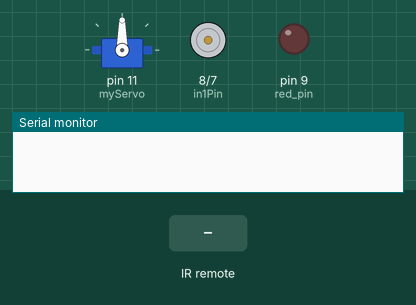
Bench run of a sketch on a simulated Arduino Uno, built with avr-gcc and run on an emulated ATmega328P. Parts: servo, motor-driver pin pairs drawn as motors (green arrow = first pin HIGH = forward, orange = second pin HIGH = backward, longer = more drive, scaled by the enable pin), output pins drawn as LEDs (lit = HIGH), the last lines printed to the serial monitor. Inputs (shaded band) come from the test bench.

Above: at 1.2 s.
1.3 s: infrared code 0x47 received
At 1.7 s:
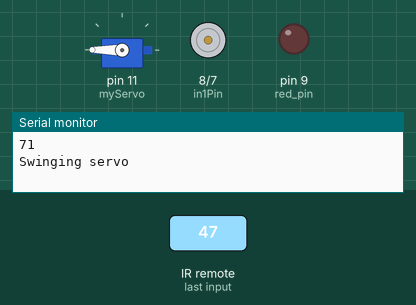
4.3 s: infrared code 0x46 received
At 7.1 s:
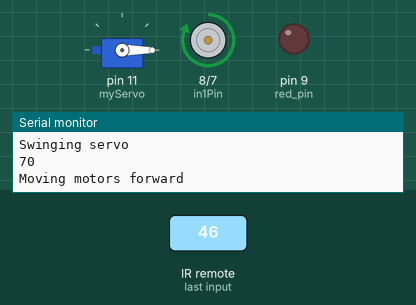
7.3 s: infrared code 0x40 received
At 8.5 s:
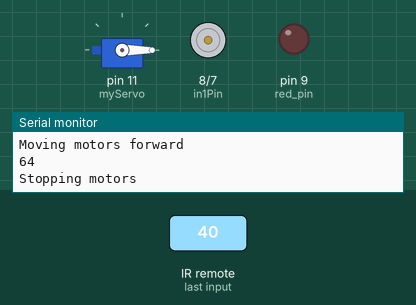
8.8 s: infrared code 0x15 received
At 9.6 s:
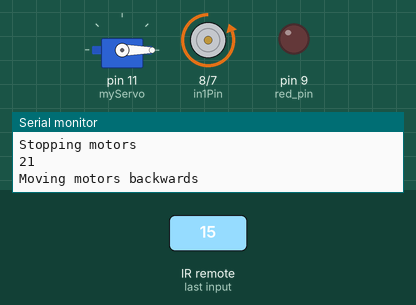
10.3 s: infrared code 0x47 received
At 10.7 s:
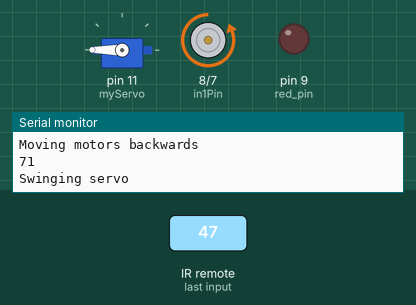
Timing chart, 0 to 15.8 s (numbered marks = the images above; inputs shaded):
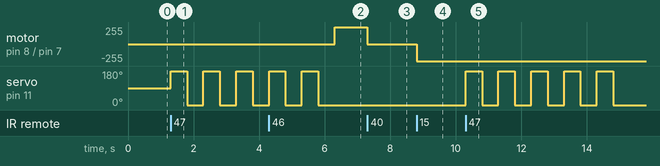

The sketch:

driver_test_code.ino
```cpp
#include <IRremote.h>
#include <Servo.h>

// Pin assignments
int Speed_Pin = 6;
int in1Pin = 8;
int in2Pin = 7;
int rec_pin = 2;
int red_pin = 9;
int green_pin = 10;
int blue_pin = 11;


// Object assignments
Servo myServo;

void setup() {

  // Setting serial monitor baud rate to see IR Sensor values
  Serial.begin(9600); 	// Serial Monitor @ 9600 baud

  // IR Sensor controller
  IrReceiver.begin(rec_pin);	// Enable the IR Receiver

  // Servo Controller
  myServo.attach(11);

  // Setting pins for Motor controller
  pinMode(Speed_Pin, OUTPUT);
  pinMode(in1Pin, OUTPUT);
  pinMode(in2Pin, OUTPUT);

  // PCB Controller
  pinMode(red_pin, OUTPUT);

}

void loop() {

  if (IrReceiver.decode()) { 	// if the receiver has decoded anything
    Serial.println(IrReceiver.decodedIRData.command);	// print the decoded info

    switch (IrReceiver.decodedIRData.command) {

      // -----------------------------------------------
      // Motor Driver
      //------------------------------------------------

      case 70:    // move foward from play / pause button press
        digitalWrite(in1Pin, HIGH);
        digitalWrite(in2Pin, LOW);
        digitalWrite(Speed_Pin, HIGH);
        Serial.println("Moving motors forward");
        //delay(2000); // Run forward for 2 seconds
        break;

      case 64:    // stop motors from vol -
          digitalWrite(in1Pin, LOW);
          digitalWrite(in2Pin, LOW);
          Serial.println("Stopping motors");
          //delay(1000); // Pause for 1 second
        break;

      case 21:  // Move backward from EQ button press
        digitalWrite(in1Pin, LOW);
        digitalWrite(in2Pin, HIGH);
        digitalWrite(Speed_Pin, HIGH);
        Serial.println("Moving motors backwards");
       //delay(2000); // Run backward for 2 seconds
        break;

      case 71:  // move the servo back / forth 4 times
        Serial.println("Swinging servo");
        for (int i = 0; i < 5; i++) {
          myServo.write(180);
          delay(500);        // wait 1 second before writing a different angle
          myServo.write(0);
          delay(500);
        }
        break;

      case 0:
        Serial.println("Stop pointing a camera at me!!!");
        break;

      default:
        Serial.println("No input / bad input ... doing nothing");
        break;


    }

    IrReceiver.resume();		// resume IR sensor listening

  }

}
```

Measured:
- after the input at 1.3 s, servo on pin 11 (myServo): alternates 180° for 0.50 s and 0° for 0.50 s, starting at once
- after the input at 4.3 s, motor on pin 8 (in1Pin) / pin 7 (in2Pin): stopped → forward 255/255 after 2.0 s
- after the input at 7.3 s, motor on pin 8 (in1Pin) / pin 7 (in2Pin): forward 255/255 → stopped at once
- after the input at 8.8 s, motor on pin 8 (in1Pin) / pin 7 (in2Pin): stopped → backward 255/255 at once
- after the input at 10.3 s, servo on pin 11 (myServo): alternates 180° for 0.50 s and 0° for 0.50 s, starting at once
